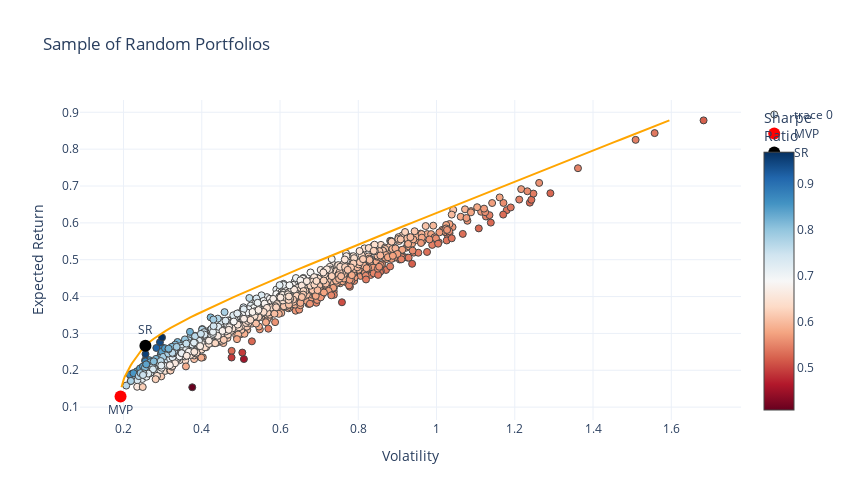

The notebook cell this image was saved under:
### Code cell
#-- Plot the risk vs. return of randomly generated portfolios

risk_free_rate=0 #-- Include risk free rate here

fig = go.Figure()
fig.add_trace(go.Scatter(x=expectedVolatility, y=expectedReturn, 
                      marker=dict(color=SharpeRatio, 
                                  showscale=True, 
                                  size=7,
                                  line=dict(width=1),
                                  colorscale="RdBu",
                                  colorbar=dict(title="Sharpe<br>Ratio")
                                 ), 
                      mode='markers',
                      showlegend=True,
                      text=[str(np.array(ticker[i])) + "<br>" + str(np.array(w[i]).round(2)) for i in range(len(ticker))]))


fig.add_trace(
    go.Scatter(
        x=volatility_opt,
        y=y_axis,
        mode="lines",
        line=go.scatter.Line(color="orange"),
        showlegend=False))

fig.add_trace(go.Scatter(x = [mvp_std], y = [mvp_exr],
                         marker=dict(color='red', size=12), 
                         mode='markers+text',
                         name='MVP',
                         text=['MVP'],
                         textposition="bottom center"))

fig.add_trace(go.Scatter(x = [sharpepoint[1]], y = [sharpepoint[0]],
                         marker=dict(color='black', size=12), 
                         mode='markers+text',
                         name='SR',
                         text=['SR'],
                         textposition="top center"))

#plt.scatter(sharpepoint[1], sharpepoint[0], c='red', label='Sharpe Ratio')
#plt.scatter(mvp_std, mvp_exr, c='black', label='Minimum Variance Portfolio')
#plt.plot(x, y, '--')





fig.update_layout(template='plotly_white',
                  xaxis=dict(title='Volatility'),
                  yaxis=dict(title='Expected Return'),
                  title='Sample of Random Portfolios',
                  width=850,
                  height=500)
#fig.update_xaxes(range=[0.18, 0.35])
#fig.update_yaxes(range=[0.05,0.29])
fig.update_layout(coloraxis_colorbar=dict(title="Sharpe Ratio"))

### Figure 1 — Plotly figure (JSON) as saved in the notebook; plotly's stock layout.template omitted (floating-point values rounded to 4 significant figures; data arrays with more than 128 entries replaced by an {"elided": "..."} marker saying what was removed)
{"data": [{"marker": {"color": {"elided": "1000 float values"}, "colorbar": {"title": {"text": "Sharpe<br>Ratio"}}, "colorscale": [[0, "rgb(103,0,31)"], [0.1, "rgb(178,24,43)"], [0.2, "rgb(214,96,77)"], [0.3, "rgb(244,165,130)"], [0.4, "rgb(253,219,199)"], [0.5, "rgb(247,247,247)"], [0.6, "rgb(209,229,240)"], [0.7, "rgb(146,197,222)"], [0.8, "rgb(67,147,195)"], [0.9, "rgb(33,102,172)"], [1, "rgb(5,48,97)"]], "line": {"width": 1}, "showscale": true, "size": 7}, "mode": "markers", "showlegend": true, "text": {"elided": "1000 str values"}, "type": "scatter", "x": {"elided": "1000 float values"}, "y": {"elided": "1000 float values"}}, {"line": {"color": "orange"}, "mode": "lines", "showlegend": false, "type": "scatter", "x": [0.1948, 0.1964, 0.1984, 0.2007, 0.2035, 0.2066, 0.21, 0.2138, 0.2178, 0.2222, 0.2268, 0.2316, 0.2367, 0.2418, 0.247, 0.253, 0.2601, 0.2682, 0.2772, 0.287, 0.2975, 0.3086, 0.3204, 0.3326, 0.3454, 0.3585, 0.3721, 0.3859, 0.4001, 0.4145, 0.4292, 0.4441, 0.4592, 0.4744, 0.4898, 0.5054, 0.5211, 0.5369, 0.5529, 0.5689, 0.5851, 0.6013, 0.6176, 0.6339, 0.6504, 0.6669, 0.6834, 0.7, 0.7167, 0.7334, 0.7502, 0.767, 0.7838, 0.8006, 0.8175, 0.8345, 0.8514, 0.8684, 0.8854, 0.9025, 0.9195, 0.9366, 0.9537, 0.9709, 0.988, 1.005, 1.022, 1.04, 1.057, 1.074, 1.091, 1.108, 1.126, 1.143, 1.16, 1.178, 1.195, 1.212, 1.23, 1.247, 1.264, 1.282, 1.299, 1.316, 1.334, 1.351, 1.369, 1.386, 1.403, 1.421, 1.438, 1.456, 1.473, 1.49, 1.508, 1.525, 1.543, 1.56, 1.578, 1.595], "y": [0.1538, 0.1612, 0.1685, 0.1758, 0.1831, 0.1904, 0.1977, 0.205, 0.2124, 0.2197, 0.227, 0.2343, 0.2416, 0.2489, 0.2563, 0.2636, 0.2709, 0.2782, 0.2855, 0.2928, 0.3002, 0.3075, 0.3148, 0.3221, 0.3294, 0.3367, 0.344, 0.3514, 0.3587, 0.366, 0.3733, 0.3806, 0.3879, 0.3953, 0.4026, 0.4099, 0.4172, 0.4245, 0.4318, 0.4392, 0.4465, 0.4538, 0.4611, 0.4684, 0.4757, 0.483, 0.4904, 0.4977, 0.505, 0.5123, 0.5196, 0.5269, 0.5343, 0.5416, 0.5489, 0.5562, 0.5635, 0.5708, 0.5782, 0.5855, 0.5928, 0.6001, 0.6074, 0.6147, 0.622, 0.6294, 0.6367, 0.644, 0.6513, 0.6586, 0.6659, 0.6733, 0.6806, 0.6879, 0.6952, 0.7025, 0.7098, 0.7172, 0.7245, 0.7318, 0.7391, 0.7464, 0.7537, 0.761, 0.7684, 0.7757, 0.783, 0.7903, 0.7976, 0.8049, 0.8123, 0.8196, 0.8269, 0.8342, 0.8415, 0.8488, 0.8562, 0.8635, 0.8708, 0.8781]}, {"marker": {"color": "red", "size": 12}, "mode": "markers+text", "name": "MVP", "text": ["MVP"], "textposition": "bottom center", "type": "scatter", "x": [0.1924], "y": [0.1288]}, {"marker": {"color": "black", "size": 12}, "mode": "markers+text", "name": "SR", "text": ["SR"], "textposition": "top center", "type": "scatter", "x": [0.2559], "y": [0.2667]}], "layout": {"coloraxis": {"colorbar": {"title": {"text": "Sharpe Ratio"}}}, "height": 500, "title": {"text": "Sample of Random Portfolios"}, "width": 850, "xaxis": {"title": {"text": "Volatility"}}, "yaxis": {"title": {"text": "Expected Return"}}}}
